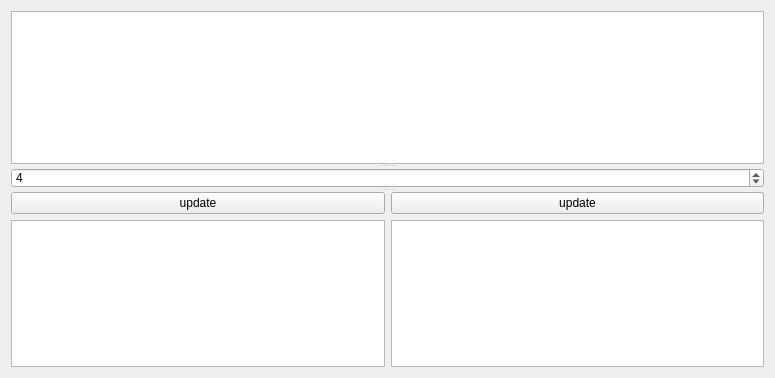
<?xml version="1.0" encoding="UTF-8"?>
<ui version="4.0">
 <class>Simple</class>
 <widget class="QWidget" name="Simple">
  <property name="geometry">
   <rect>
    <x>0</x>
    <y>0</y>
    <width>775</width>
    <height>378</height>
   </rect>
  </property>
  <property name="windowTitle">
   <string>Form</string>
  </property>
  <layout class="QVBoxLayout" name="verticalLayout">
   <item>
    <widget class="QSplitter" name="splitter">
     <property name="orientation">
      <enum>Qt::Vertical</enum>
     </property>
     <widget class="QPlainTextEdit" name="sourceCode">
      <property name="sizePolicy">
       <sizepolicy hsizetype="Expanding" vsizetype="Expanding">
        <horstretch>0</horstretch>
        <verstretch>0</verstretch>
       </sizepolicy>
      </property>
     </widget>
     <widget class="QWidget" name="horizontalLayoutWidget">
      <layout class="QHBoxLayout" name="horizontalLayout">
       <property name="sizeConstraint">
        <enum>QLayout::SetMaximumSize</enum>
       </property>
       <item>
        <widget class="QSpinBox" name="numIterations">
         <property name="maximumSize">
          <size>
           <width>16777215</width>
           <height>20</height>
          </size>
         </property>
         <property name="minimum">
          <number>1</number>
         </property>
         <property name="value">
          <number>4</number>
         </property>
        </widget>
       </item>
      </layout>
     </widget>
     <widget class="QWidget" name="horizontalLayoutWidget_2">
      <layout class="QHBoxLayout" name="horizontalLayout_2">
       <item>
        <layout class="QVBoxLayout" name="verticalLayout_2">
         <item>
          <widget class="QPushButton" name="draw">
           <property name="maximumSize">
            <size>
             <width>16777215</width>
             <height>23</height>
            </size>
           </property>
           <property name="text">
            <string>update</string>
           </property>
          </widget>
         </item>
         <item>
          <widget class="QGraphicsView" name="graphicsView"/>
         </item>
        </layout>
       </item>
       <item>
        <layout class="QVBoxLayout" name="verticalLayout_3">
         <item>
          <widget class="QPushButton" name="write">
           <property name="maximumSize">
            <size>
             <width>16777215</width>
             <height>23</height>
            </size>
           </property>
           <property name="text">
            <string>update</string>
           </property>
          </widget>
         </item>
         <item>
          <widget class="QPlainTextEdit" name="outputPattern">
           <property name="undoRedoEnabled">
            <bool>false</bool>
           </property>
           <property name="lineWrapMode">
            <enum>QPlainTextEdit::NoWrap</enum>
           </property>
           <property name="readOnly">
            <bool>true</bool>
           </property>
          </widget>
         </item>
        </layout>
       </item>
      </layout>
     </widget>
    </widget>
   </item>
  </layout>
 </widget>
 <resources/>
 <connections/>
</ui>
